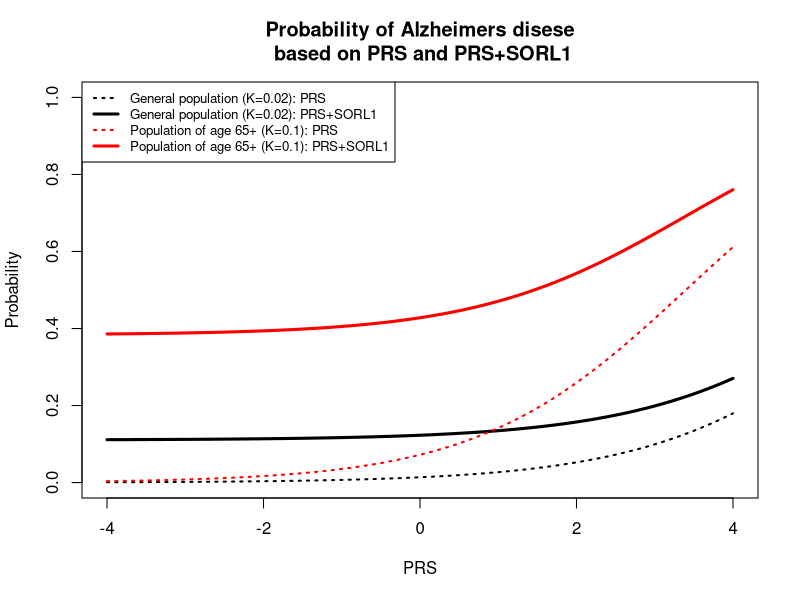
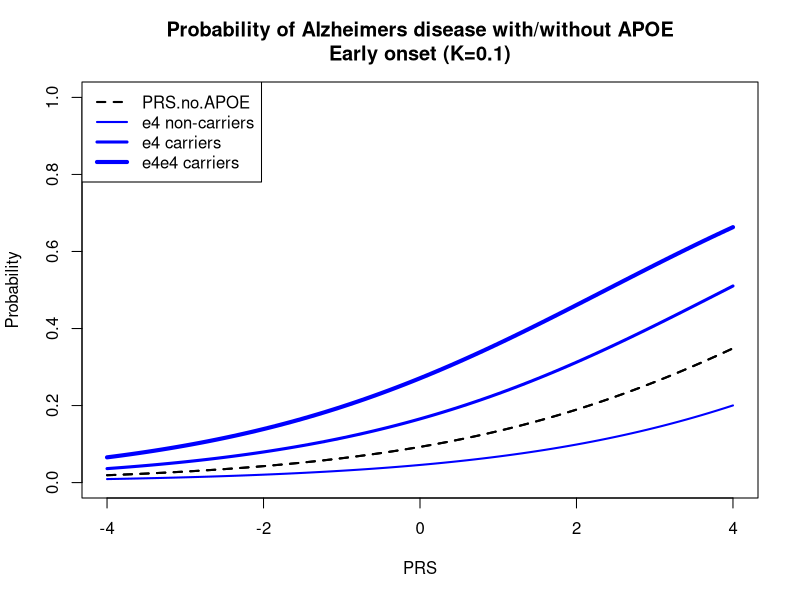
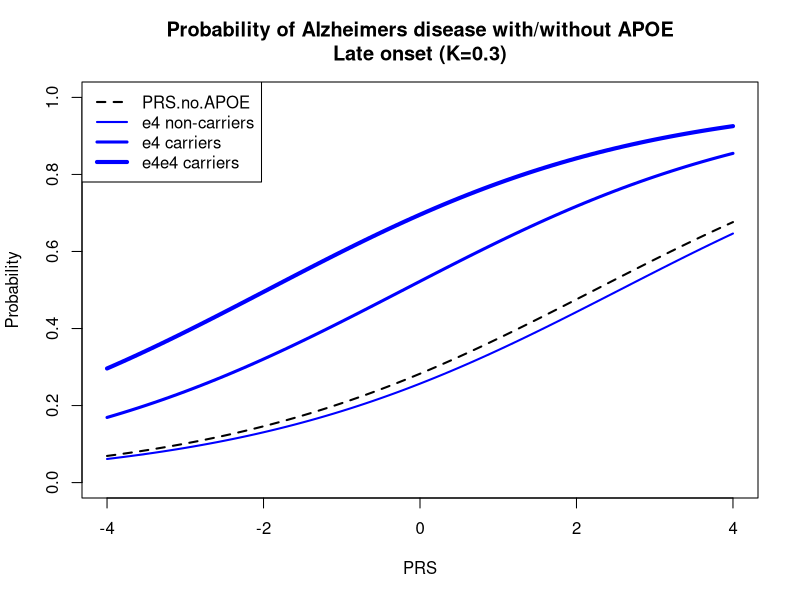

Source code (R) for these figures, in order:
#Function
coeff <- function(m0, m1, v0, v1, K){
  r1<-(v0+(m1-m0)^2)/v1
  r0<-(v1+(m1-m0)^2)/v0
  mp<-K*m1+(1-K)*m0
  vp<-K*v1+(1-K)*v0+K*(1-K)*(m1-m0)^2
  beta<-(m1-m0)*(K*(1-K)*((r0+r1)/2-1) + K*v1/v0 + (1-K)*v0/v1)/vp
  alpha<-log(K*sqrt(v0/v1)/(1-K)) + ((r0-1)*K + (1-r1)*(1-K))/2 - mp*beta
  return(c(alpha, beta))}
grid<-(-40:40)/10

Kp<-0.02 # AD prevalence in the population
K_EO<-0.1 #AD prevalence in 65+
K_LO<-0.3 #AD prevalence in85+

#PRS mean and variance as reported in Leonenko et al (2021), Nat Comms
PRS.ADm1<- 0.630
PRS.ADv1<- 1.200^2
PRS.ADm0<- -0.370
PRS.ADv0<- 0.946^2

#RARE###########################################################################
OR_SORL1<-7.22 #SORL1 early onset

#mean and variance in population
mpp<-Kp*PRS.ADm1+(1-Kp)*PRS.ADm0
vpp<-Kp*PRS.ADv1+(1-Kp)*PRS.ADv0+Kp*(1-Kp)*(PRS.ADm1-PRS.ADm0)^2
x<- mpp + sqrt(vpp)*grid

#SORL1
OR_Rare<-OR_SORL1
p_Rarep <-Kp*(OR_Rare-1)/(Kp*(OR_Rare-1)+1)
p_RareEO<-K_EO*(OR_Rare-1)/(K_EO*(OR_Rare-1)+1)

co<-coeff(PRS.ADm0, PRS.ADm1, PRS.ADv0, PRS.ADv1, Kp)
alpha<-co[1]
beta<-co[2]
y<-1/(1+exp(-alpha-beta*x))
plot(y ~ grid, ylim=c(0, 1), type="l", col="black", lwd=2, lty=3, 
     xlab="PRS", ylab="Probability", 
     main="Probability of Alzheimers disese\n based on PRS and PRS+SORL1")
y_Rare<-y+p_Rarep*(1-y)
points(y_Rare ~ grid, type="l", col="black", lwd=3)

#ADJUSTING for prevalence in Early onset sporadic AD
co<-coeff(PRS.ADm0, PRS.ADm1, PRS.ADv0, PRS.ADv1, K_EO)
alpha<-co[1]
beta<-co[2]
y<-1/(1+exp(-alpha-beta*x))
points(y ~ grid, type="l", col="red", lwd=2, lty=3)
y_Rare<-y+p_RareEO*(1-y)
points(y_Rare ~ grid, type="l", col="red", lwd=3)

legend("topleft", 
       legend=c("General population (K=0.02): PRS", 
                "General population (K=0.02): PRS+SORL1", 
                "Population of age 65+ (K=0.1): PRS", 
                "Population of age 65+ (K=0.1): PRS+SORL1"),
       col=c("black", "black",  "red", "red"), lty=c(3,1,3,1), 
       cex=0.8, lwd=c(2,3,2,3))






#APOE##################################################################################
Kp<-0.02 #AD prevalence in the population
K <- 0.1 #AD prevalence in age group: K
f <- 0.2  #allele 1 frequency in age group: f,
X <- 3.064854 #APOE OR


#PRS.noAPOE as iin Leonenko et al (2021), Nat Comm
PRS.noAPOEm1<- 0.320
PRS.noAPOEv1<- 1.089^2
PRS.noAPOEm0<- -0.136
PRS.noAPOEv0<- 1.070^2

mb <- 2*(1+(1-X)*(K-f))
nn0 <- (mb - sqrt(mb*mb-16*(1-X)*(1-f)*K))/(2*(1-X))
nn1 <- 2*K - nn0
mm0 <- 2*(1-f) - nn0
mm1 <- 2*f - nn1
nn1*mm0/nn0/mm1 # to check OR

# table allele 0, allele 1 in cases (row 1) and noncases (row 2)
matrix(c(nn0, mm0, nn1, mm1), nrow=2)

# getting genotype fractions as a function of n1 (heterozygotes in cases)
n0 <- function(n1){return((nn0-n1)/2)}
n2 <- function(n1){return((nn1-n1)/2)}
m0 <- function(n1){return((mm0-2*f*(1-f)+n1)/2)}
m1 <- function(n1){return(2*f*(1-f)-n1)}
m2 <- function(n1){return((mm1-2*f*(1-f)+n1)/2)}
# table of genotype 0, 1, 2 fractions in cases (row 1), noncases (row 2)
tabl <- function(n1){return(matrix(c(n0(n1),m0(n1),n1,m1(n1),n2(n1),m2(n1)), nrow=2))}

# Now chose n1 to fit HWE in noncases (which may make sense if K is small)
tabl(2*f*(1-f) - mm0*mm1/(mm0+mm1))

# So we get the prevalence in 00 homozygotes and in risk allele carriers
n1 <- 2*f*(1-f) - mm0*mm1/(mm0+mm1)
K0 <- n0(n1)/(n0(n1)+m0(n1))
K1 <- n1/(n1+m1(n1))
K2 <- n2(n1)/(n2(n1)+m2(n1))
c(K0, K1, K2) # print prevalences for genotype 0, 1, 2 in age group

#mean and variance in population
mpp<-Kp*PRS.noAPOEm1+(1-Kp)*PRS.noAPOEm0
vpp<-Kp*PRS.noAPOEv1+(1-Kp)*PRS.noAPOEv0+Kp*(1-Kp)*(PRS.noAPOEm1-PRS.noAPOEm0)^2
x<- mpp + sqrt(vpp)*grid

co<-coeff(PRS.noAPOEm0, PRS.noAPOEm1, PRS.noAPOEv0, PRS.noAPOEv1, K)
alpha<-co[1]
beta<-co[2]
y<-1/(1+exp(-alpha-beta*x))

plot(y ~ grid, ylim=c(0, 1), type="l", col="black", xlab="PRS",lwd=2, lty=2, 
     ylab="Probability", main="Probability of Alzheimers disease with/without APOE\nEarly onset (K=0.1)")
points(y ~ grid, ylim=c(0, 1), type="l", col="black", xlab="PRS",lwd=2, lty=2)


co<-coeff(PRS.noAPOEm0, PRS.noAPOEm1, PRS.noAPOEv0, PRS.noAPOEv1, K0)
alpha<-co[1]
beta<-co[2]
y<-1/(1+exp(-alpha-beta*x))
points(y ~ grid, type="l", col="blue", lwd=2, lty=1)

co<-coeff(PRS.noAPOEm0, PRS.noAPOEm1, PRS.noAPOEv0, PRS.noAPOEv1, K1)
alpha<-co[1]
beta<-co[2]
y<-1/(1+exp(-alpha-beta*x))
points(y ~ grid, type="l", col="blue", lwd=3, lty=1)

co<-coeff(PRS.noAPOEm0, PRS.noAPOEm1, PRS.noAPOEv0, PRS.noAPOEv1, K2)
alpha<-co[1]
beta<-co[2]
y<-1/(1+exp(-alpha-beta*x))
points(y ~ grid, type="l", col="blue", lwd=4, lty=1)


legend("topleft", 
       legend=c(
#         "PRS.AD",
         "PRS.no.APOE",
         "e4 non-carriers", 
         "e4 carriers",
         "e4e4 carriers"
       ),
       col=c("black", "blue", "blue", "blue"), 
       lty=c(2,1,1,1), 
       lwd=c(2,2,3,4))




# AD prevalence in age group K, allele 1 frequency in age group f, OR X
K_LO <- 0.3
f <- 0.05
X <- 3.064854

K<-K_LO
mb <- 2*(1+(1-X)*(K-f))
nn0 <- (mb - sqrt(mb*mb-16*(1-X)*(1-f)*K))/(2*(1-X))
nn1 <- 2*K - nn0
mm0 <- 2*(1-f) - nn0
mm1 <- 2*f - nn1
nn1*mm0/nn0/mm1 # to check OR

# table allele 0, allele 1 in cases (row 1) and noncases (row 2)
matrix(c(nn0, mm0, nn1, mm1), nrow=2)

# getting genotype fractions as a function of n1 (heterozygotes in cases)
n0 <- function(n1){return((nn0-n1)/2)}
n2 <- function(n1){return((nn1-n1)/2)}
m0 <- function(n1){return((mm0-2*f*(1-f)+n1)/2)}
m1 <- function(n1){return(2*f*(1-f)-n1)}
m2 <- function(n1){return((mm1-2*f*(1-f)+n1)/2)}
# table of genotype 0, 1, 2 fractions in cases (row 1), noncases (row 2)
tabl <- function(n1){return(matrix(c(n0(n1),m0(n1),n1,m1(n1),n2(n1),m2(n1)), nrow=2))}

# Now chose n1 to fit HWE in noncases (which may make sense if K is small)
tabl(2*f*(1-f) - mm0*mm1/(mm0+mm1))

# So we get the prevalence in 00 homozygotes and in risk allele carriers
n1 <- 2*f*(1-f) - mm0*mm1/(mm0+mm1)
K0 <- n0(n1)/(n0(n1)+m0(n1))
K1 <- n1/(n1+m1(n1))
K2 <- n2(n1)/(n2(n1)+m2(n1))
c(K0, K1, K2) # print prevalences for genotype 0, 1, 2 in age group

m1<- PRS.noAPOEm1
v1<- PRS.noAPOEv1
m0<- PRS.noAPOEm0
v0<- PRS.noAPOEv0

mpp<-Kp*m1+(1-Kp)*m0
vpp<-Kp*v1+(1-Kp)*v0+Kp*(1-Kp)*(m1-m0)^2
x<- mpp + sqrt(vpp)*grid
co<-coeff(m0, m1, v0, v1, K_LO)
alpha<-co[1]
beta<-co[2]
y<-1/(1+exp(-alpha-beta*x))

plot(y ~ grid, ylim=c(0, 1), type="l", col="black", xlab="PRS",lwd=2, lty=2, 
     ylab="Probability", main="Probability of Alzheimers disease with/without APOE\nLate onset (K=0.3)")

co<-coeff(m0, m1, v0, v1, K0)
alpha<-co[1]
beta<-co[2]
y<-1/(1+exp(-alpha-beta*x))
points(y ~ grid, type="l", col="blue", lwd=2, lty=1)

co<-coeff(m0, m1, v0, v1, K1)
alpha<-co[1]
beta<-co[2]
y<-1/(1+exp(-alpha-beta*x))
points(y ~ grid, type="l", col="blue", lwd=3, lty=1)

co<-coeff(m0, m1, v0, v1, K2)
alpha<-co[1]
beta<-co[2]
y<-1/(1+exp(-alpha-beta*x))
points(y ~ grid, type="l", col="blue", lwd=4, lty=1)

legend("topleft", 
       legend=c(
         "PRS.no.APOE",
         "e4 non-carriers", 
         "e4 carriers",
         "e4e4 carriers"
       ),
       col=c("black", "blue", "blue", "blue"), 
       lty=c(2,1,1,1), 
       lwd=c(2,2,3,4))
